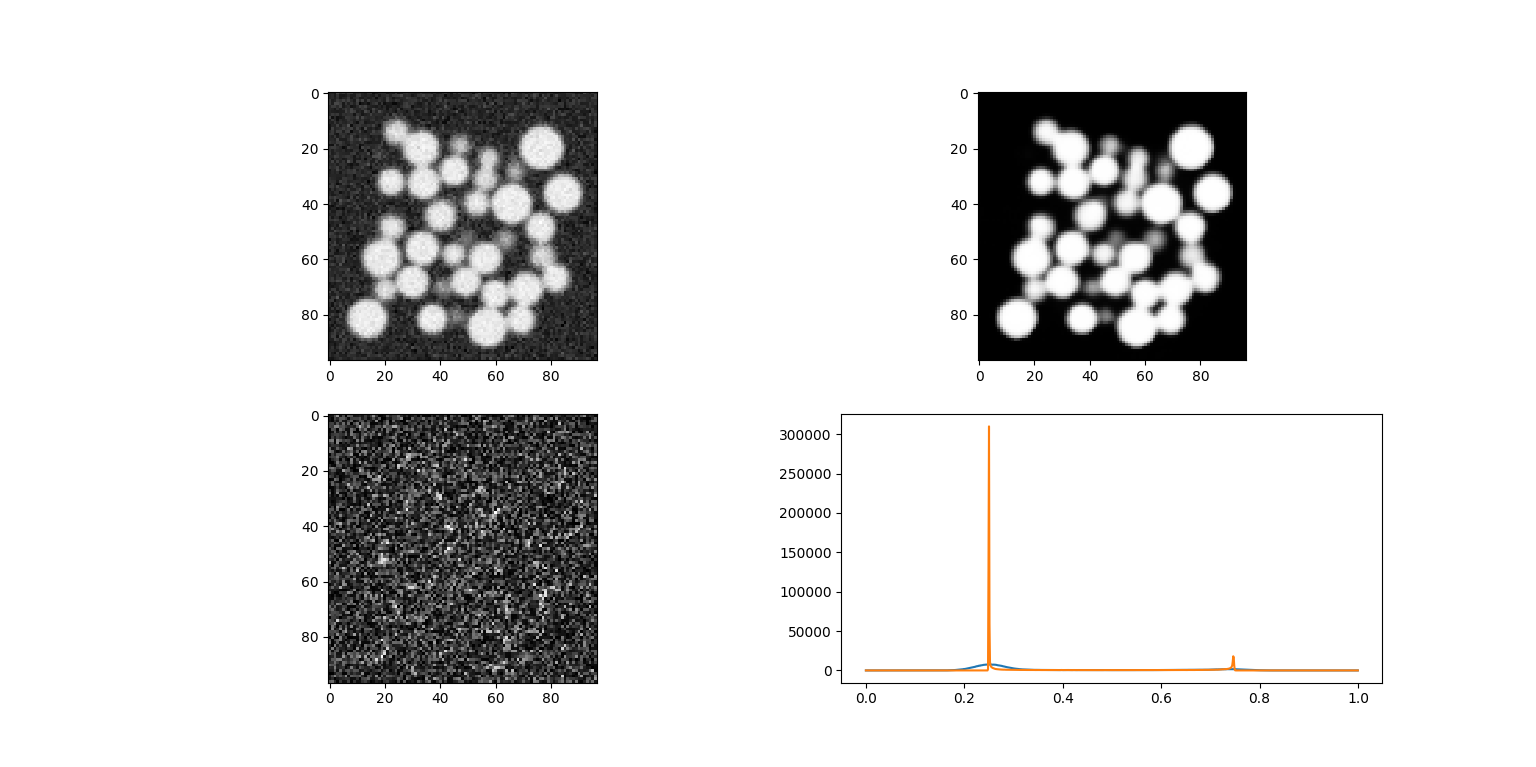

Reproduce this figure in Python.
# -*- coding: utf-8 -*-

"""
This is the filtering class - contains filter tools. 
2019-08-27: Coded Non-local Means filter loop - single loop, no input from users

"""

# Importing libraries

from skimage import restoration
import numpy as np
import matplotlib.pyplot as plt
import time

class Filter:

    def __init__(self):
      print("Filter activated")
    
    def filterDenoiseNlm(self, aggregate):
     
      # Adding local variables
      inputImage = aggregate.greyLevelMap
      filteredImage = np.zeros_like(inputImage)
      noiseRemoved = np.zeros_like(filteredImage)
      numHistPts = inputImage.shape[0]*inputImage.shape[1]*inputImage.shape[2]
      his_x = np.arange(0.0005,1,0.001)
      runFilter = True
      
      # Inital settings chosen based on parameteric study 
      patchSize = 5
      patchDistance = 11
      hVal = 0.05
      
      # The SD of the input noisy image
      sigmaEstimate = np.mean(restoration.estimate_sigma(inputImage, multichannel=True))
      
      print('\n\nIntial parameters for filter----------------------*\n')
      print('Patch size: ', patchSize)
      print('Patch distance: ', patchDistance)
      print('Cut-off pixel intensity: ', hVal)

      while runFilter == True:
        
        print('\n\nStarting filtering loop ------------------------*')
        start_time = time.time()

        filteredImage = restoration.denoise_nl_means(inputImage, 
                                                     patch_size=patchSize, 
                                                     patch_distance=patchDistance,
                                                     h=hVal, 
                                                     multichannel=False, 
                                                     fast_mode=True, 
                                                     sigma=sigmaEstimate)
                                                     
        noiseRemoved = abs(inputImage-filteredImage) 
        
        listNoisy = inputImage.reshape((numHistPts,1))
        listClean = filteredImage.reshape((numHistPts,1))   
        
        histNoisy = np.histogram(listNoisy, bins=1000, range=(0,1)) 
        histClean = np.histogram(listClean, bins=1000, range=(0,1))
        
        ax1 = plt.subplot(221)
        ax1.imshow(inputImage[inputImage.shape[0]//2],cmap='Greys_r')
        
        ax2 = plt.subplot(222)
        ax2.imshow(filteredImage[filteredImage.shape[0]//2],cmap='Greys_r')
        
        ax3 = plt.subplot(223)
        ax3.imshow(noiseRemoved[noiseRemoved.shape[0]//2],cmap='Greys_r')
        
        ax4 = plt.subplot(224)
        ax4.plot(his_x,histNoisy[0])
        ax4.plot(his_x,histClean[0])
        
        timeTakenThisLoop = (time.time() - start_time)
        print("\n--- %s seconds ---" %timeTakenThisLoop)
        plt.show()
       
        # Check user: 
        answer = input("\n\nIs the quality of filtered image good [y/n]: ")
        
        if answer == 'n':
          print("Enter new parameters: ")
          patchSize = int(input("Patch size (integer 3-7): "))
          patchDistance = int(input("Patch distance (integer 10-15): "))
          hVal = float(input("Cut-off pixel value (float 0-1): "))
          runFilter = True

        else:
          print("Done! Filtered image quality acceptable----------*")
          runFilter = False
      
      aggregate.filteredGreyLevleMap = filteredImage

      return patchSize, patchDistance, hVal
